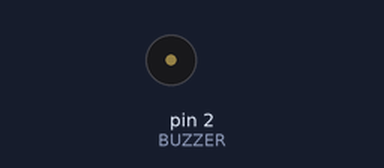
Bench run of a sketch on a simulated Arduino Uno, built with avr-gcc and run on an emulated ATmega328P. Parts: buzzer (waves = sounding). No radio packets arrive unless stated; what the sketch prints to the serial monitor is not drawn.

Above: at 0.1 s.
Timing chart, 0 to 2.1 s (numbered marks = the images above):
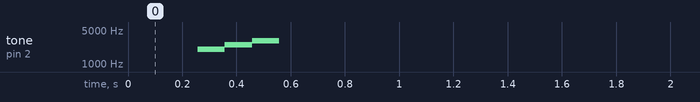

The sketch:

ps2.ino
```cpp
#include <PS2X_lib.h>
#include <RF24.h>


#define BAUD_RATE           115200
#define TRANSMITTER         true      // If true it is Transmitter, if false it is receiver
#define TIME_RESEND         1000      // Time to force resend in milliseconds
#define TIME_RESET_CHANNEL  3000      // Time to force reset channel on hold select button in milliseconds
#define RECEIVER_CHANNEL    1         // Channel of the receiver [1~10]
#define RECEIVER_TIMEOUT    5000      // Receiver timeout to lost transmitter in milliseconds
#define DEBUG               true      // If true it will log at serial monitor

#define BUZZER              2         // Buzzer PIN

#define PS2_SEL             5         // Attention PIN (Yellow)
#define PS2_CMD             6         // Command PIN (Orange)
#define PS2_CLK             7         // Clock PIN (Blue)
#define PS2_DAT             8         // Data PIN (Brown)

#define RF24_CE             9         // CE PIN
#define RF24_CNS            10        // CNS PIN

struct Controller
{
  public:
    byte pads = 0b00000000;
    byte buttons = 0b00000000;
    byte analogLX;
    byte analogLY;
    byte analogRX;
    byte analogRY;

    bool equals(const Controller& rhs) const {
      return pads == rhs.pads
        && buttons == rhs.buttons
        && analogLX == rhs.analogLX
        && analogLY == rhs.analogLY
        && analogRX == rhs.analogRX
        && analogRY == rhs.analogRY;
    }
};

RF24 radio(RF24_CE, RF24_CNS);
PS2X ps2x;
Controller controller;

int error = 0;
byte type = 0;
byte vibrate = 0;
int channel;
uint8_t addresses[][6] = {
  "00001", "00002", "00003", "00004", "00005",
  "00006", "00007", "00008", "00009", "00010"
};

unsigned long now = millis();
unsigned long lastForcedMessage = millis();
bool connected = false;

#if TRANSMITTER
  unsigned long timePressedSelect = millis();
#else
  unsigned long lastTimeReceived;
#endif


/************************************************************
 * Base
 ************************************************************/

void setup(){
  #if DEBUG
    Serial.begin(BAUD_RATE);
  #endif

  pinMode(BUZZER, OUTPUT);

  #if TRANSMITTER
    delay(250); // added delay to give wireless ps2 module some time to startup, before configuring it
    channel = 0;
    setupJoypad();
    delay(TIME_RESEND);
    setupTransmitter();
  #else
    channel = RECEIVER_CHANNEL - 1;
    setupReceiver();
  #endif
}

void loop() {
  now = millis();
  #if TRANSMITTER
    transmitter();
  #else
    receiver();
  #endif
}


#if TRANSMITTER
  /************************************************************
   * Setup
   ************************************************************/
  void setupJoypad() {
    #if DEBUG
      printTitle("SETUP JOYPAD");
    #endif

    error = ps2x.config_gamepad(PS2_CLK, PS2_CMD, PS2_SEL, PS2_DAT, false, false);
    type = ps2x.readType();

    if(error == 0 && type != 2) { //DualShock Controller
      #if DEBUG
        Serial.println("DualShock Controller found ");
      #endif

      setConnected();
    } else { // Not Found
      tone(BUZZER, 50, 500);
    }
  }

  void setupTransmitter(){
    #if DEBUG
      printTitle("SETUP TRANSMITTER");
      Serial.print("[CHANNEL:");
      Serial.print(channel+1);
      Serial.println("] ");
    #endif

    radio.begin();
    radio.openWritingPipe(addresses[channel]);
    radio.setPALevel(RF24_PA_MIN);
    radio.stopListening();
  }

  /************************************************************
   * Actions
   ************************************************************/
  void transmitter() {
    if(error == 1) return;

    if(type != 2) { //DualShock Controller
      ps2x.read_gamepad(false, vibrate);

      Controller currentController;

      bitWrite(currentController.pads, 0, ps2x.Button(PSB_START));
      bitWrite(currentController.pads, 1, ps2x.Button(PSB_SELECT));
      bitWrite(currentController.pads, 2, ps2x.Button(PSB_PAD_UP));
      bitWrite(currentController.pads, 3, ps2x.Button(PSB_PAD_RIGHT));
      bitWrite(currentController.pads, 4, ps2x.Button(PSB_PAD_DOWN));
      bitWrite(currentController.pads, 5, ps2x.Button(PSB_PAD_LEFT));
      bitWrite(currentController.pads, 6, ps2x.Button(PSB_L3));
      bitWrite(currentController.pads, 7, ps2x.Button(PSB_R3));

      bitWrite(currentController.buttons, 0, ps2x.Button(PSB_TRIANGLE));
      bitWrite(currentController.buttons, 1, ps2x.Button(PSB_CIRCLE));
      bitWrite(currentController.buttons, 2, ps2x.Button(PSB_CROSS));
      bitWrite(currentController.buttons, 3, ps2x.Button(PSB_SQUARE));
      bitWrite(currentController.buttons, 4, ps2x.Button(PSB_L1));
      bitWrite(currentController.buttons, 5, ps2x.Button(PSB_R1));
      bitWrite(currentController.buttons, 6, ps2x.Button(PSB_L2));
      bitWrite(currentController.buttons, 7, ps2x.Button(PSB_R2));

      currentController.analogLX = ps2x.Analog(PSS_LX);
      currentController.analogLY = ps2x.Analog(PSS_LY);
      currentController.analogRX = ps2x.Analog(PSS_RX);
      currentController.analogRY = ps2x.Analog(PSS_RY);

      if(ps2x.ButtonPressed(PSB_SELECT))
        timePressedSelect = millis();

      if(ps2x.ButtonReleased(PSB_SELECT))
        changeChannel();

      if(now - lastForcedMessage >= TIME_RESEND || !controller.equals(currentController)){
        lastForcedMessage = now;
        controller = currentController;

        bool result = radio.write(&controller, sizeof(Controller));
        #if DEBUG
          Serial.print("[TRANSMITTED:");
          Serial.print(result);
          Serial.print("] ");
          printController(controller);
        #endif
      }
    }
  }

  void changeChannel() {
    if((now - timePressedSelect) >= TIME_RESET_CHANNEL){
      tone(BUZZER, 2000, 10);
      delay(50);
      tone(BUZZER, 2000, 10);
      delay(TIME_RESEND);

      channel = 0;
    }else{
      tone(BUZZER, 6000, 10);
      delay(200);

      int length = sizeof(addresses)/sizeof(addresses[0]);
      channel++;
      if(channel >= length) channel = 0;
    }

    setupTransmitter();
  }

#else
  /************************************************************
   * Setup
   ************************************************************/
  void setupReceiver(){
    #if DEBUG
      printTitle("SETUP RECEIVER");
      Serial.print("[CHANNEL:");
      Serial.print(channel+1);
      Serial.println("] ");
    #endif

    radio.begin();
    radio.openReadingPipe(0, addresses[channel]);
    radio.setPALevel(RF24_PA_MIN);
    radio.startListening();
  }


  /************************************************************
   * Actions
   ************************************************************/

  void receiver() {
    if(radio.available()){
      if(!connected) setConnected();
      lastTimeReceived = millis();

      radio.read(&controller, sizeof(Controller));
      #if DEBUG
        Serial.print("[RECEIVED] ");
        printController(controller);
      #endif

      // Serial.println(bitRead(controller.pads, 0)); // Start
      // Serial.println(bitRead(controller.pads, 1)); // Select
    }else{
      if(connected && (now - lastTimeReceived) >= RECEIVER_TIMEOUT)
        setDisconnected();
    }
  }
#endif

void setConnected() {
  #if DEBUG
    Serial.println("[CONNECTED]");
  #endif
  connected = true;
  tone(BUZZER, 2000, 100);
  delay(100);
  tone(BUZZER, 2500, 100);
  delay(100);
  tone(BUZZER, 3000, 100);
}

void setDisconnected() {
  #if DEBUG
    Serial.println("[DISCONNECTED]");
  #endif
  connected = false;
  tone(BUZZER, 3000, 100);
  delay(100);
  tone(BUZZER, 2500, 100);
  delay(100);
  tone(BUZZER, 2000, 100);
}

/************************************************************
 * Print
 ************************************************************/
#if DEBUG
  void printTitle(char title[]) {
    Serial.println("-----------------------------------------");
    Serial.print("- ");
    Serial.println(title);
    Serial.println("-----------------------------------------");
  }

  void printController(Controller object) {
    Serial.print("Pads: ");
    Serial.print(object.pads);
    Serial.print(" Buttons: ");
    Serial.print(object.buttons);
    Serial.print(" Analog: L{");
    Serial.print(object.analogLX);
    Serial.print(",");
    Serial.print(object.analogLY);
    Serial.print("} R{");
    Serial.print(object.analogRX);
    Serial.print(",");
    Serial.print(object.analogRY);
    Serial.println("}");
  }
#endif
```
